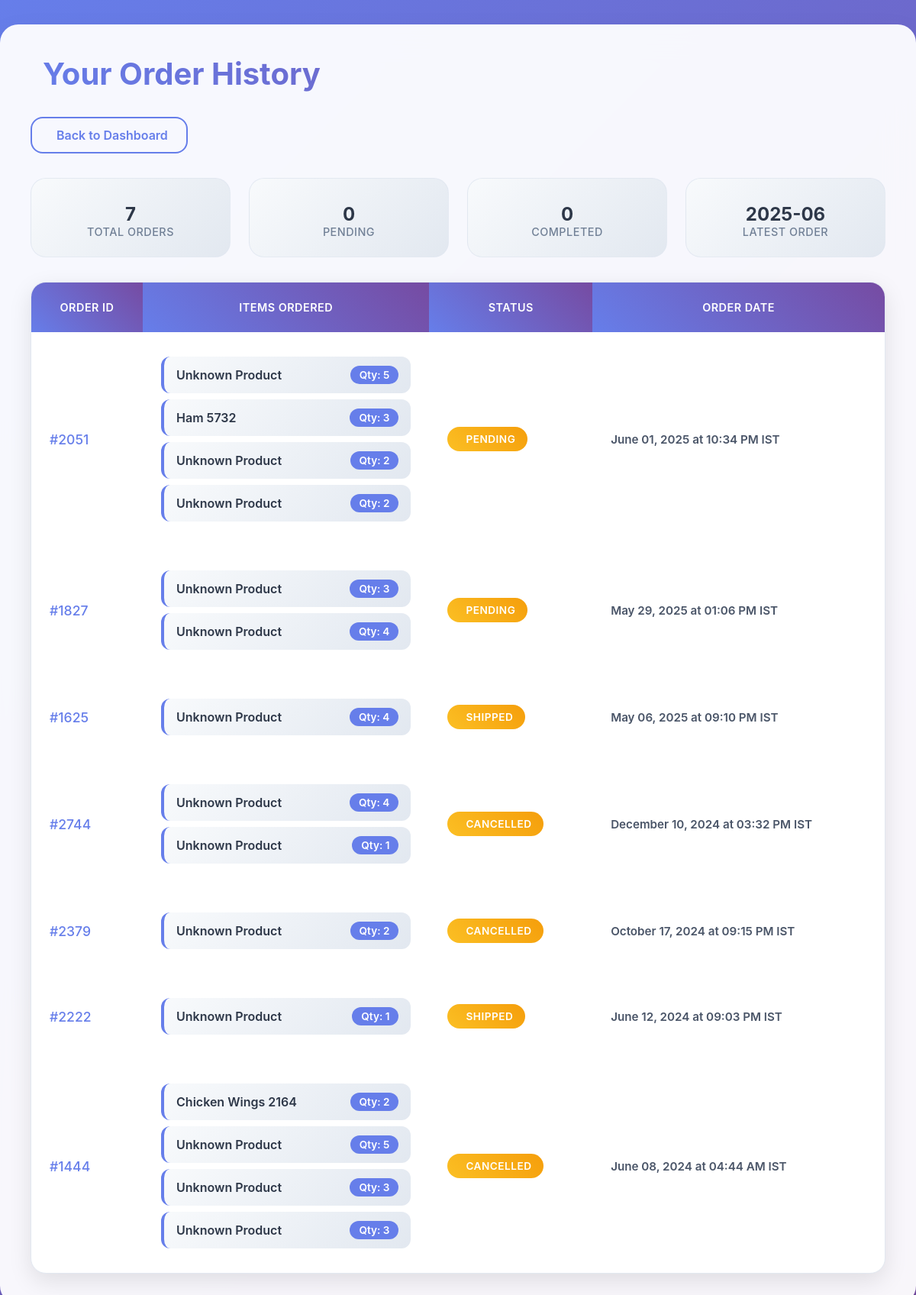
/your-orders (signed in), run on an earlier commit of the app's database.
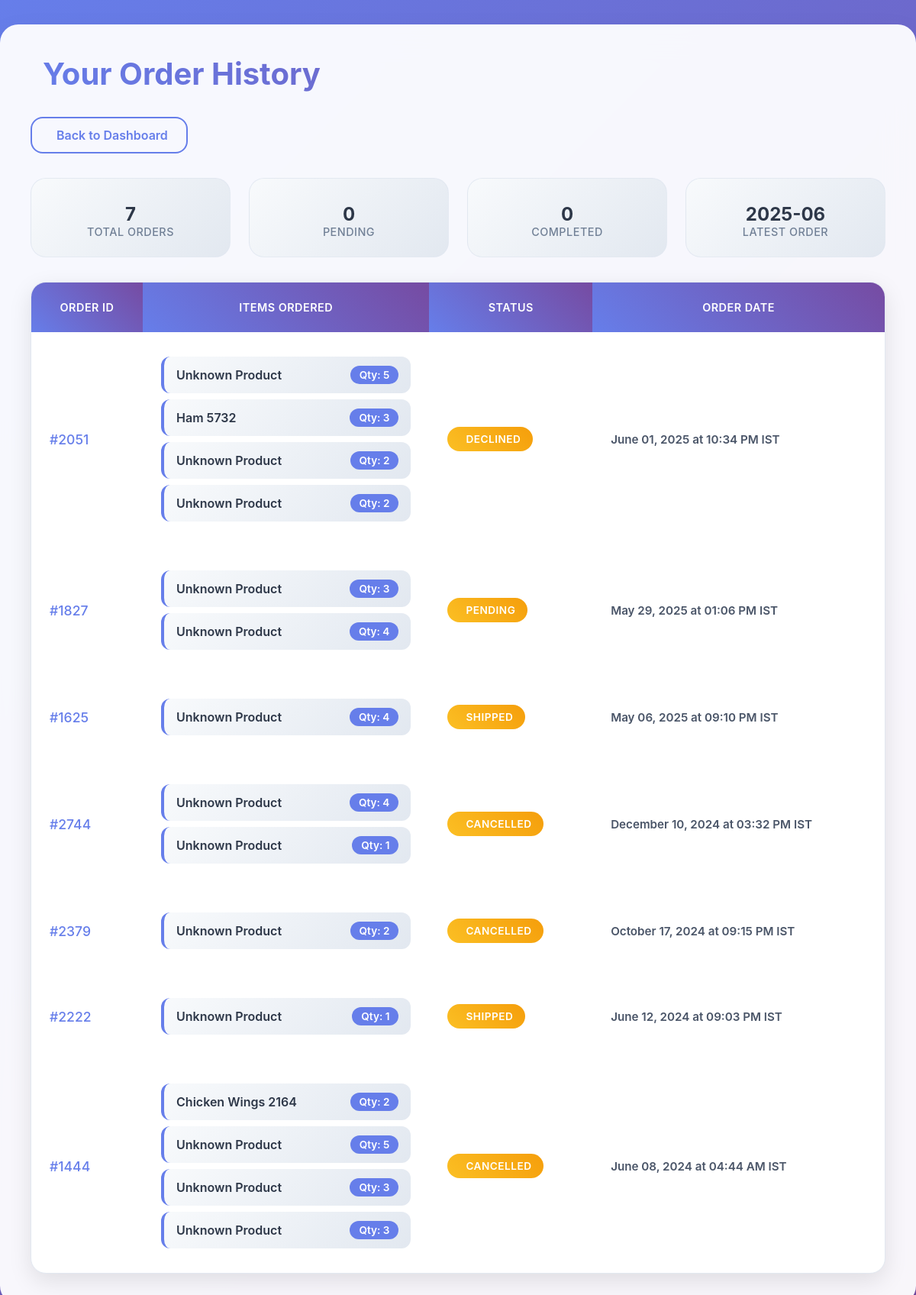
And on a later commit of the database.
### tables this page shows
CREATE TABLE sales_orders (
        id INTEGER PRIMARY KEY AUTOINCREMENT,
        customer_id INTEGER,
        order_data TEXT,
        status TEXT DEFAULT 'Pending',
        created_at TIMESTAMP DEFAULT CURRENT_TIMESTAMP,
        FOREIGN KEY(customer_id) REFERENCES users(id)
        );

CREATE TABLE products (id INTEGER PRIMARY KEY AUTOINCREMENT, name TEXT NOT NULL UNIQUE, barcode TEXT UNIQUE NOT NULL, quantity INTEGER DEFAULT 0, location TEXT);

### app.py (the view)
@app.route('/your-orders')
def your_orders():
    if 'user_id' not in session or session.get('role') != 'customer':
        return redirect(url_for('login'))
    conn = get_db_connection()
    orders = conn.execute('''
        SELECT * FROM sales_orders
        WHERE customer_id = ?
        ORDER BY created_at DESC
    ''', (session['user_id'],)).fetchall()
    processed_orders = []
    for order in orders:
        try:
            order_items = json.loads(order['order_data'])
            items = []
            for barcode, details in order_items.items():
                product = conn.execute('SELECT name FROM products WHERE barcode = ?', (barcode,)).fetchone()
                product_name = product['name'] if product else "Unknown Product"
                items.append({
                    'barcode': barcode,
                    'name': product_name,
                    'quantity': details['quantity']
                })
            processed_orders.append({
                'id': order['id'],
                'status': order['status'],
                'created_at': order['created_at'],
                'items': items
            })
        except:
            continue
    conn.close()
    cart_count = sum(item['quantity'] for item in session.get('cart', {}).values())
    return render_template('your_orders.html', orders=processed_orders, cart_count=cart_count)

### app.py (called while the page is built)
@app.template_filter('format_ist')
def format_ist_filter(utc_datetime_str, format_str='%B %d, %Y at %I:%M %p IST'):
    if not utc_datetime_str:
        return 'N/A'
    try:
        if isinstance(utc_datetime_str, str):
            utc_dt = datetime.fromisoformat(utc_datetime_str.replace('Z', '+00:00'))
        else:
            utc_dt = utc_datetime_str
        if utc_dt.tzinfo is None:
            utc_dt = pytz.UTC.localize(utc_dt)
        ist_dt = utc_dt.astimezone(IST)
        return ist_dt.strftime(format_str)
    except:
        return utc_datetime_str

def get_db_connection():
    conn = sqlite3.connect('database.db')
    conn.row_factory = sqlite3.Row
    return conn

### templates/your_orders.html (shortened to what this page needs)
<div class="main-container">
    <h1 class="page-title">
        Your Order History
    </h1>
    <a href="{{ url_for('customer_dashboard') }}" class="back-btn">
        Back to Dashboard
    </a>
    {% if orders and orders|length > 0 %}
        <div class="orders-summary">
            <div class="summary-card">
                <div class="number">{{ orders|length }}</div>
                <div class="label">Total Orders</div>
            </div>
            <div class="summary-card">
                <div class="number">
                    {% set pending_count = 0 %}
                    {% for order in orders %}
                        {% if order['status'].lower() in ['pending', 'partial stock'] %}
                            {% set pending_count = pending_count + 1 %}
                        {% endif %}
                    {% endfor %}
                    {{ pending_count }}
                </div>
                <div class="label">Pending</div>
            </div>
            <div class="summary-card">
                <div class="number">
                    {% set completed_count = 0 %}
                    {% for order in orders %}
                        {% if order['status'].lower() in ['confirmed', 'delivered'] %}
                            {% set completed_count = completed_count + 1 %}
                        {% endif %}
                    {% endfor %}
                    {{ completed_count }}
                </div>
                <div class="label">Completed</div>
            </div>
            <div class="summary-card">
                <div class="number">
                    {% if orders|length > 0 %}
                        {{ orders[0]['created_at'][:7] if orders[0]['created_at'] else 'N/A' }}
                    {% else %}
                        N/A
                    {% endif %}
                </div>
                <div class="label">Latest Order</div>
            </div>
        </div>
        <div class="table-container">
            <table class="table">
                <thead>
                    <tr>
                        <th>Order ID</th>
                        <th>Items Ordered</th>
                        <th>Status</th>
                        <th>Order Date</th>
                    </tr>
                </thead>
                <tbody>
                    {% for order in orders %}
                    <tr>
                        <td class="order-id">#{{ order['id'] }}</td>
                        <td>
                            <ul class="order-items">
                                {% for item in order['items'] %}
                                    <li>
                                        <span class="item-name">{{ item['name'] }}</span>
                                        <span class="item-quantity">Qty: {{ item['quantity'] }}</span>
                                    </li>
                                {% endfor %}
                            </ul>
                        </td>
                        <td>
                            {% set status_lower = order['status'].lower() %}
                            {% if status_lower == 'pending' %}
                                <span class="status-badge status-pending">
                                    {{ order['status'] }}
                                </span>
                            {% elif status_lower == 'confirmed' %}
                                <span class="status-badge status-confirmed">
                                    <i class="fas fa-check-circle"></i>
                                    {{ order['status'] }}
                                </span>
                            {% elif status_lower == 'partial stock' %}
                                <span class="status-badge status-partial">
                                    <i class="fas fa-exclamation-triangle"></i>
                                    {{ order['status'] }}
                                </span>
                            {% elif status_lower == 'delivered' %}
                                <span class="status-badge status-delivered">
                                    <i class="fas fa-truck"></i>
                                    {{ order['status'] }}
                                </span>
                            {% else %}
                                <span class="status-badge status-pending">
                                    {{ order['status'] }}
                                </span>
                            {% endif %}
                        </td>
                        <td class="order-date">
                            <div class="order-date">
                                {{ order['created_at']|format_ist('%B %d, %Y at %I:%M %p IST') if order['created_at'] else 'N/A' }}
                            </div>
                        </td>
                    </tr>
                    {% endfor %}
                </tbody>
            </table>
        </div>
    {% endif %}
</div>

### templates/your_orders.html (style rules this page uses)
* { margin: 0; padding: 0; box-sizing: border-box; }
.main-container { background: rgba(255, 255, 255, 0.95); backdrop-filter: blur(20px); border-radius: 24px; margin: 2rem auto; padding: 2.5rem; box-shadow: 0 20px 40px rgba(0, 0, 0, 0.1); max-width: 1400px; animation: slideUp 0.6s ease-out; }
.page-title { font-size: 2.5rem; font-weight: 700; margin-bottom: 2rem; background: linear-gradient(45deg, #667eea, #764ba2); -webkit-background-clip: text; -webkit-text-fill-color: transparent; background-clip: text; display: flex; align-items: center; gap: 1rem; }
.back-btn { background: transparent; border: 2px solid #667eea; color: #667eea; border-radius: 16px; padding: 0.75rem 1.5rem; font-weight: 600; transition: all 0.3s ease; text-decoration: none; display: inline-flex; align-items: center; gap: 0.5rem; margin-bottom: 2rem; }
.orders-summary { display: grid; grid-template-columns: repeat(auto-fit, minmax(200px, 1fr)); gap: 1.5rem; margin-bottom: 2rem; }
.summary-card { background: linear-gradient(135deg, #f8fafc, #e2e8f0); border-radius: 20px; padding: 1.5rem; text-align: center; border: 1px solid rgba(226, 232, 240, 0.8); transition: all 0.3s ease; }
.summary-card .number { font-size: 1.5rem; font-weight: 700; color: #2d3748; }
.summary-card .label { color: #718096; font-weight: 500; text-transform: uppercase; letter-spacing: 0.5px; font-size: 0.9rem; }
.table-container { background: white; border-radius: 20px; overflow: hidden; box-shadow: 0 10px 30px rgba(0, 0, 0, 0.1); border: 1px solid #e2e8f0; }
.table { margin: 0; border-collapse: separate; border-spacing: 0; width: 100%; }
.table thead th { background: linear-gradient(45deg, #667eea, #764ba2); color: white; font-weight: 600; padding: 1.5rem; border: none; text-transform: uppercase; letter-spacing: 0.5px; font-size: 0.9rem; }
.table tbody tr { transition: all 0.3s ease; border-bottom: 1px solid #f1f5f9; }
.table tbody td { padding: 1.5rem; vertical-align: middle; border: none; font-weight: 500; }
.order-id { font-weight: 700; color: #667eea; font-size: 1.1rem; }
.order-items { margin: 0; padding: 0; list-style: none; }
.order-items li { background: linear-gradient(135deg, #f8fafc, #e2e8f0); padding: 0.75rem 1rem; margin: 0.5rem 0; border-radius: 12px; border-left: 4px solid #667eea; display: flex; justify-content: space-between; align-items: center; transition: all 0.3s ease; }
.item-name { font-weight: 600; color: #2d3748; }
.item-quantity { background: #667eea; color: white; padding: 0.25rem 0.75rem; border-radius: 20px; font-size: 0.85rem; font-weight: 600; }
.status-badge { padding: 0.5rem 1rem; border-radius: 20px; font-size: 0.85rem; font-weight: 600; text-transform: uppercase; letter-spacing: 0.5px; display: inline-flex; align-items: center; gap: 0.5rem; }
.status-pending { background: linear-gradient(45deg, #fbbf24, #f59e0b); color: white; }
.order-date { font-weight: 600; color: #4a5568; font-size: 0.95rem; }

What changed in the data, as far as the page shows it:
changed sales_orders id 2051: status "PENDING" → "DECLINED"
